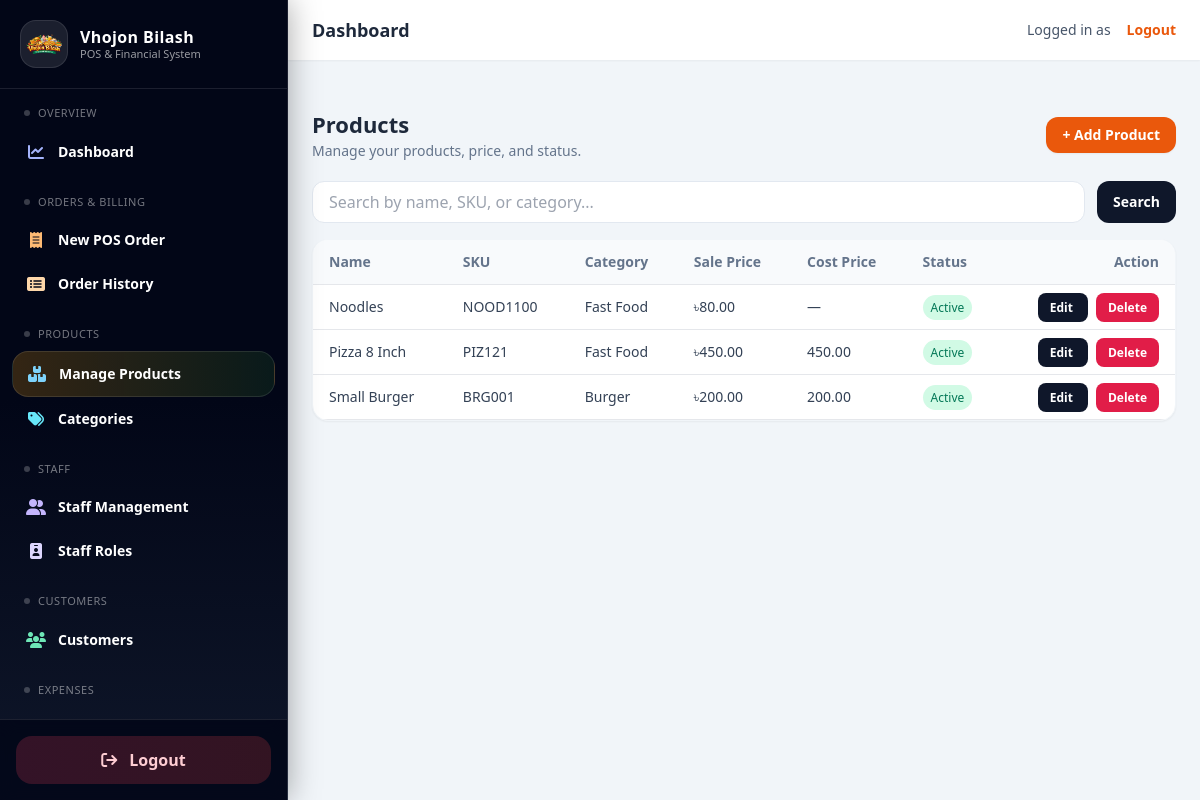
Page /catalog/ on the earlier database version.
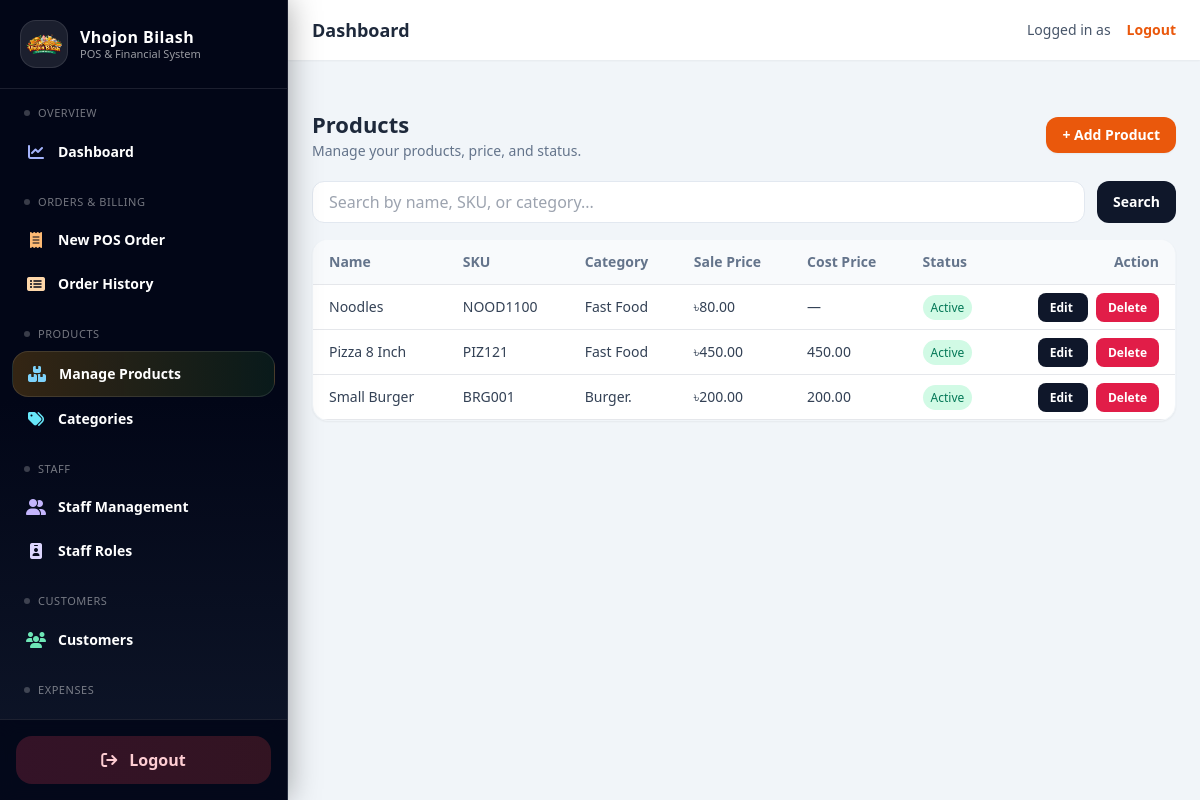
Same page on the later database version.
### catalog/models.py (models this page shows, shortened)
class TimeStampedModel(models.Model):
    created_at = models.DateTimeField(default=timezone.now, editable=False)
    updated_at = models.DateTimeField(auto_now=True)
    class Meta:
        abstract = True

class Product(TimeStampedModel):
    category = models.ForeignKey(
        Category,
        on_delete=models.PROTECT,
        related_name="products"
    )
    name = models.CharField(max_length=150)
    sku = models.CharField(max_length=100, unique=True, null=True, blank=True)
    sale_price = models.DecimalField(max_digits=10, decimal_places=2)
    cost_price = models.DecimalField(max_digits=10, decimal_places=2, null=True, blank=True)
    is_active = models.BooleanField(default=True)

class Category(TimeStampedModel):
    name = models.CharField(max_length=150)
    parent = models.ForeignKey(
        "self",
        on_delete=models.SET_NULL,
        null=True,
        blank=True,
        related_name="children"
    )
    is_active = models.BooleanField(default=True)

### catalog/views.py (the view)
@require_GET
def product_list(request):
    q = request.GET.get("q", "").strip()
    qs = Product.objects.select_related("category").order_by("-id")
    if q:
        qs = qs.filter(
            Q(name__icontains=q)
            | Q(sku__icontains=q)
            | Q(category__name__icontains=q)
        )
    paginator = Paginator(qs, 10)  # per page
    page_number = request.GET.get("page")
    page_obj = paginator.get_page(page_number)
    context = {
        "products": page_obj.object_list,
        "page_obj": page_obj,
        "is_paginated": page_obj.has_other_pages(),
        "q": q,
    }
    return render(request, "products/product_list.html", context)

### catalog/templates/products/product_list.html (shortened to what this page needs)
{% extends "base.html" %}
{% block content %}
<div class="max-w-6xl mx-auto">
  <div class="flex items-center justify-between mb-5">
    <div>
      <h1 class="text-[22px] font-semibold text-slate-800">Products</h1>
      <p class="text-slate-500 text-sm">Manage your products, price, and status.</p>
    </div>
    <a href="{% url 'catalog:product_create' %}"
       class="px-4 py-2 rounded-xl bg-orange-600 text-white text-sm font-semibold hover:bg-orange-700 shadow-sm">
      + Add Product
    </a>
  </div>
  <form method="get" class="mb-4 flex gap-3">
    <input
      type="text"
      name="q"
      value="{{ q }}"
      placeholder="Search by name, SKU, or category..."
      class="w-full rounded-xl border border-slate-200 px-4 py-2 bg-white focus:outline-none focus:ring-2 focus:ring-orange-200"
    />
    <button class="px-4 py-2 rounded-xl bg-slate-900 text-white text-sm font-semibold hover:bg-slate-800">
      Search
    </button>
  </form>
  <div class="bg-white rounded-2xl shadow-sm border border-slate-100 overflow-hidden">
    <div class="overflow-x-auto">
      <table class="w-full text-sm">
        <thead class="bg-slate-50 text-slate-500">
          <tr class="border-b">
            <th class="text-left py-3 px-4">Name</th>
            <th class="text-left py-3 px-4">SKU</th>
            <th class="text-left py-3 px-4">Category</th>
            <th class="text-left py-3 px-4">Sale Price</th>
            <th class="text-left py-3 px-4">Cost Price</th>
            <th class="text-left py-3 px-4">Status</th>
            <th class="text-right py-3 px-4">Action</th>
          </tr>
        </thead>
        <tbody class="text-slate-700">
          {% for p in products %}
            <tr class="border-b hover:bg-slate-50">
              <td class="py-3 px-4 font-medium">{{ p.name }}</td>
              <td class="py-3 px-4">{{ p.sku|default:"—" }}</td>
              <td class="py-3 px-4">{{ p.category.name }}</td>
              <td class="py-3 px-4">৳{{ p.sale_price }}</td>
              <td class="py-3 px-4">{{ p.cost_price|default:"—" }}</td>
              <td class="py-3 px-4">
                {% if p.is_active %}
                  <span class="px-2 py-1 text-xs rounded-full bg-emerald-100 text-emerald-700">
                    Active
                  </span>
                {% else %}
                  <span class="px-2 py-1 text-xs rounded-full bg-rose-100 text-rose-700">
                    Inactive
                  </span>
                {% endif %}
              </td>
              <td class="py-3 px-4 text-right space-x-2">
                <a href="{% url 'catalog:product_update' p.id %}"
                   class="px-3 py-1.5 rounded-lg bg-slate-900 text-white text-xs font-semibold hover:bg-slate-800">
                  Edit
                </a>
                <a href="{% url 'catalog:product_delete' p.id %}"
                   class="px-3 py-1.5 rounded-lg bg-rose-600 text-white text-xs font-semibold hover:bg-rose-700">
                  Delete
                </a>
              </td>
            </tr>
          {% empty %}
            <tr>
              <td colspan="7" class="py-12 text-center text-slate-500">
                No products found.
              </td>
            </tr>
          {% endfor %}
        </tbody>
      </table>
    </div>
  </div>
</div>
{% endblock %}

Differences in the rows shown:
changed through a linked row, Product "Small Burger": category.name "Burger" → "Burger."
